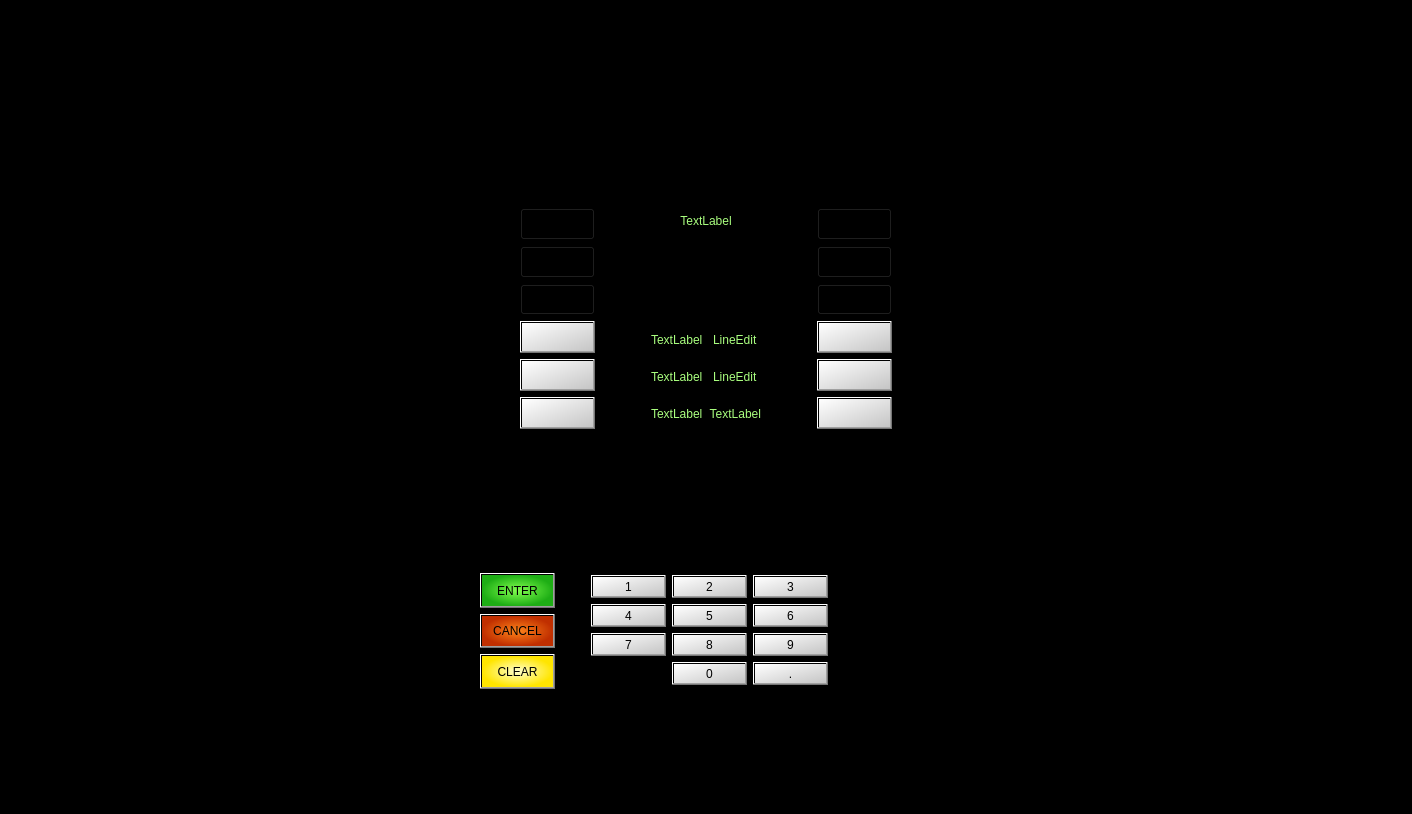
<?xml version="1.0" encoding="UTF-8"?>
<ui version="4.0">
 <class>MainWindow</class>
 <widget class="QMainWindow" name="MainWindow">
  <property name="geometry">
   <rect>
    <x>0</x>
    <y>0</y>
    <width>1412</width>
    <height>814</height>
   </rect>
  </property>
  <property name="sizePolicy">
   <sizepolicy hsizetype="Preferred" vsizetype="Preferred">
    <horstretch>0</horstretch>
    <verstretch>0</verstretch>
   </sizepolicy>
  </property>
  <property name="windowTitle">
   <string>MainWindow</string>
  </property>
  <property name="styleSheet">
   <string notr="true">background-color: rgb(0, 0, 0);</string>
  </property>
  <widget class="QWidget" name="mycentralwidget">
   <property name="sizePolicy">
    <sizepolicy hsizetype="Preferred" vsizetype="Preferred">
     <horstretch>0</horstretch>
     <verstretch>0</verstretch>
    </sizepolicy>
   </property>
   <layout class="QGridLayout" name="gridLayout_3">
    <property name="leftMargin">
     <number>135</number>
    </property>
    <property name="topMargin">
     <number>118</number>
    </property>
    <property name="rightMargin">
     <number>135</number>
    </property>
    <property name="bottomMargin">
     <number>65</number>
    </property>
    <item row="1" column="0">
     <layout class="QHBoxLayout" name="horizontalLayout">
      <property name="leftMargin">
       <number>0</number>
      </property>
      <property name="topMargin">
       <number>95</number>
      </property>
      <property name="rightMargin">
       <number>80</number>
      </property>
      <property name="bottomMargin">
       <number>60</number>
      </property>
      <item>
       <spacer name="horizontalSpacer_2">
        <property name="orientation">
         <enum>Qt::Horizontal</enum>
        </property>
        <property name="sizeHint" stdset="0">
         <size>
          <width>40</width>
          <height>20</height>
         </size>
        </property>
       </spacer>
      </item>
      <item>
       <layout class="QVBoxLayout" name="verticalLayout_2">
        <property name="topMargin">
         <number>43</number>
        </property>
        <property name="rightMargin">
         <number>30</number>
        </property>
        <item>
         <widget class="QPushButton" name="btnEnter">
          <property name="sizePolicy">
           <sizepolicy hsizetype="Fixed" vsizetype="Preferred">
            <horstretch>0</horstretch>
            <verstretch>0</verstretch>
           </sizepolicy>
          </property>
          <property name="styleSheet">
           <string notr="true">font: 12pt &quot;Segoe UI&quot;;
color: rgb(0, 0, 0);
background-color: qradialgradient(spread:pad, cx:0.5, cy:0.5, radius:0.5, fx:0.5, fy:0.5, stop:0 rgba(130, 255, 79, 255), stop:1 rgba(30, 174, 21, 255));
</string>
          </property>
          <property name="text">
           <string>ENTER</string>
          </property>
         </widget>
        </item>
        <item>
         <widget class="QPushButton" name="btnCancel">
          <property name="sizePolicy">
           <sizepolicy hsizetype="Fixed" vsizetype="Preferred">
            <horstretch>0</horstretch>
            <verstretch>0</verstretch>
           </sizepolicy>
          </property>
          <property name="styleSheet">
           <string notr="true">font: 12pt &quot;Segoe UI&quot;;
color: rgb(0, 0, 0);
background-color: qradialgradient(spread:pad, cx:0.5, cy:0.5, radius:0.5, fx:0.5, fy:0.5, stop:0 rgba(255, 132, 26, 255), stop:1 rgba(192, 47, 0, 255));</string>
          </property>
          <property name="text">
           <string>CANCEL</string>
          </property>
         </widget>
        </item>
        <item>
         <widget class="QPushButton" name="btnClear">
          <property name="sizePolicy">
           <sizepolicy hsizetype="Fixed" vsizetype="Preferred">
            <horstretch>0</horstretch>
            <verstretch>0</verstretch>
           </sizepolicy>
          </property>
          <property name="styleSheet">
           <string notr="true">font: 12pt &quot;Segoe UI&quot;;
color: rgb(0, 0, 0);
background-color: qradialgradient(spread:pad, cx:0.5, cy:0.5, radius:0.5, fx:0.5, fy:0.5, stop:0 rgba(255, 255, 206, 255), stop:1 rgba(255, 229, 0, 255));
</string>
          </property>
          <property name="text">
           <string>CLEAR</string>
          </property>
         </widget>
        </item>
       </layout>
      </item>
      <item>
       <layout class="QGridLayout" name="gridLayout">
        <property name="topMargin">
         <number>45</number>
        </property>
        <property name="rightMargin">
         <number>25</number>
        </property>
        <property name="bottomMargin">
         <number>4</number>
        </property>
        <item row="1" column="2">
         <widget class="QPushButton" name="btn_num6">
          <property name="sizePolicy">
           <sizepolicy hsizetype="Fixed" vsizetype="Preferred">
            <horstretch>0</horstretch>
            <verstretch>0</verstretch>
           </sizepolicy>
          </property>
          <property name="styleSheet">
           <string notr="true">font: 16pt &quot;Segoe UI&quot;;
color: rgb(0, 0, 0);
background-color: qlineargradient(spread:pad, x1:0, y1:0, x2:1, y2:1, stop:0 rgba(255, 255, 255, 255), stop:1 rgba(197, 197, 197, 255));</string>
          </property>
          <property name="text">
           <string>6</string>
          </property>
         </widget>
        </item>
        <item row="2" column="2">
         <widget class="QPushButton" name="btn_num9">
          <property name="sizePolicy">
           <sizepolicy hsizetype="Fixed" vsizetype="Preferred">
            <horstretch>0</horstretch>
            <verstretch>0</verstretch>
           </sizepolicy>
          </property>
          <property name="styleSheet">
           <string notr="true">font: 16pt &quot;Segoe UI&quot;;
color: rgb(0, 0, 0);
background-color: qlineargradient(spread:pad, x1:0, y1:0, x2:1, y2:1, stop:0 rgba(255, 255, 255, 255), stop:1 rgba(197, 197, 197, 255));</string>
          </property>
          <property name="text">
           <string>9</string>
          </property>
         </widget>
        </item>
        <item row="2" column="0">
         <widget class="QPushButton" name="btn_num7">
          <property name="sizePolicy">
           <sizepolicy hsizetype="Fixed" vsizetype="Preferred">
            <horstretch>0</horstretch>
            <verstretch>0</verstretch>
           </sizepolicy>
          </property>
          <property name="styleSheet">
           <string notr="true">font: 16pt &quot;Segoe UI&quot;;
color: rgb(0, 0, 0);
background-color: qlineargradient(spread:pad, x1:0, y1:0, x2:1, y2:1, stop:0 rgba(255, 255, 255, 255), stop:1 rgba(197, 197, 197, 255));</string>
          </property>
          <property name="text">
           <string>7</string>
          </property>
         </widget>
        </item>
        <item row="1" column="0">
         <widget class="QPushButton" name="btn_num4">
          <property name="sizePolicy">
           <sizepolicy hsizetype="Fixed" vsizetype="Preferred">
            <horstretch>0</horstretch>
            <verstretch>0</verstretch>
           </sizepolicy>
          </property>
          <property name="styleSheet">
           <string notr="true">font: 16pt &quot;Segoe UI&quot;;
color: rgb(0, 0, 0);
background-color: qlineargradient(spread:pad, x1:0, y1:0, x2:1, y2:1, stop:0 rgba(255, 255, 255, 255), stop:1 rgba(197, 197, 197, 255));</string>
          </property>
          <property name="text">
           <string>4</string>
          </property>
         </widget>
        </item>
        <item row="2" column="1">
         <widget class="QPushButton" name="btn_num8">
          <property name="sizePolicy">
           <sizepolicy hsizetype="Fixed" vsizetype="Preferred">
            <horstretch>0</horstretch>
            <verstretch>0</verstretch>
           </sizepolicy>
          </property>
          <property name="styleSheet">
           <string notr="true">font: 16pt &quot;Segoe UI&quot;;
color: rgb(0, 0, 0);
background-color: qlineargradient(spread:pad, x1:0, y1:0, x2:1, y2:1, stop:0 rgba(255, 255, 255, 255), stop:1 rgba(197, 197, 197, 255));</string>
          </property>
          <property name="text">
           <string>8</string>
          </property>
         </widget>
        </item>
        <item row="3" column="1">
         <widget class="QPushButton" name="btn_num0">
          <property name="sizePolicy">
           <sizepolicy hsizetype="Fixed" vsizetype="Preferred">
            <horstretch>0</horstretch>
            <verstretch>0</verstretch>
           </sizepolicy>
          </property>
          <property name="styleSheet">
           <string notr="true">font: 16pt &quot;Segoe UI&quot;;
color: rgb(0, 0, 0);
background-color: qlineargradient(spread:pad, x1:0, y1:0, x2:1, y2:1, stop:0 rgba(255, 255, 255, 255), stop:1 rgba(197, 197, 197, 255));</string>
          </property>
          <property name="text">
           <string>0</string>
          </property>
         </widget>
        </item>
        <item row="0" column="1">
         <widget class="QPushButton" name="btn_num2">
          <property name="sizePolicy">
           <sizepolicy hsizetype="Fixed" vsizetype="Preferred">
            <horstretch>0</horstretch>
            <verstretch>0</verstretch>
           </sizepolicy>
          </property>
          <property name="styleSheet">
           <string notr="true">font: 16pt &quot;Segoe UI&quot;;
color: rgb(0, 0, 0);
background-color: qlineargradient(spread:pad, x1:0, y1:0, x2:1, y2:1, stop:0 rgba(255, 255, 255, 255), stop:1 rgba(197, 197, 197, 255));</string>
          </property>
          <property name="text">
           <string>2</string>
          </property>
         </widget>
        </item>
        <item row="0" column="0">
         <widget class="QPushButton" name="btn_num1">
          <property name="sizePolicy">
           <sizepolicy hsizetype="Fixed" vsizetype="Preferred">
            <horstretch>0</horstretch>
            <verstretch>0</verstretch>
           </sizepolicy>
          </property>
          <property name="mouseTracking">
           <bool>false</bool>
          </property>
          <property name="styleSheet">
           <string notr="true">font: 16pt &quot;Segoe UI&quot;;
color: rgb(0, 0, 0);
background-color: qlineargradient(spread:pad, x1:0, y1:0, x2:1, y2:1, stop:0 rgba(255, 255, 255, 255), stop:1 rgba(197, 197, 197, 255));</string>
          </property>
          <property name="text">
           <string>1</string>
          </property>
         </widget>
        </item>
        <item row="1" column="1">
         <widget class="QPushButton" name="btn_num5">
          <property name="sizePolicy">
           <sizepolicy hsizetype="Fixed" vsizetype="Preferred">
            <horstretch>0</horstretch>
            <verstretch>0</verstretch>
           </sizepolicy>
          </property>
          <property name="styleSheet">
           <string notr="true">font: 16pt &quot;Segoe UI&quot;;
color: rgb(0, 0, 0);
background-color: qlineargradient(spread:pad, x1:0, y1:0, x2:1, y2:1, stop:0 rgba(255, 255, 255, 255), stop:1 rgba(197, 197, 197, 255));</string>
          </property>
          <property name="text">
           <string>5</string>
          </property>
         </widget>
        </item>
        <item row="0" column="2">
         <widget class="QPushButton" name="btn_num3">
          <property name="sizePolicy">
           <sizepolicy hsizetype="Fixed" vsizetype="Preferred">
            <horstretch>0</horstretch>
            <verstretch>0</verstretch>
           </sizepolicy>
          </property>
          <property name="styleSheet">
           <string notr="true">font: 16pt &quot;Segoe UI&quot;;
color: rgb(0, 0, 0);
background-color: qlineargradient(spread:pad, x1:0, y1:0, x2:1, y2:1, stop:0 rgba(255, 255, 255, 255), stop:1 rgba(197, 197, 197, 255));</string>
          </property>
          <property name="text">
           <string>3</string>
          </property>
         </widget>
        </item>
        <item row="3" column="2">
         <widget class="QPushButton" name="btn_numDOT">
          <property name="sizePolicy">
           <sizepolicy hsizetype="Fixed" vsizetype="Preferred">
            <horstretch>0</horstretch>
            <verstretch>0</verstretch>
           </sizepolicy>
          </property>
          <property name="styleSheet">
           <string notr="true">font: 16pt &quot;Segoe UI&quot;;
color: rgb(0, 0, 0);
background-color: qlineargradient(spread:pad, x1:0, y1:0, x2:1, y2:1, stop:0 rgba(255, 255, 255, 255), stop:1 rgba(197, 197, 197, 255));</string>
          </property>
          <property name="text">
           <string>.</string>
          </property>
         </widget>
        </item>
       </layout>
      </item>
      <item>
       <spacer name="horizontalSpacer">
        <property name="orientation">
         <enum>Qt::Horizontal</enum>
        </property>
        <property name="sizeHint" stdset="0">
         <size>
          <width>40</width>
          <height>20</height>
         </size>
        </property>
       </spacer>
      </item>
     </layout>
    </item>
    <item row="0" column="0">
     <layout class="QHBoxLayout" name="horizontalLayout_2" stretch="0,0,1,0,0">
      <property name="leftMargin">
       <number>350</number>
      </property>
      <property name="rightMargin">
       <number>350</number>
      </property>
      <item>
       <spacer name="horizontalSpacer_3">
        <property name="orientation">
         <enum>Qt::Horizontal</enum>
        </property>
        <property name="sizeHint" stdset="0">
         <size>
          <width>40</width>
          <height>20</height>
         </size>
        </property>
       </spacer>
      </item>
      <item>
       <layout class="QVBoxLayout" name="verticalLayout_3">
        <property name="topMargin">
         <number>90</number>
        </property>
        <item>
         <widget class="QPushButton" name="pushButton_25">
          <property name="sizePolicy">
           <sizepolicy hsizetype="Minimum" vsizetype="Preferred">
            <horstretch>0</horstretch>
            <verstretch>0</verstretch>
           </sizepolicy>
          </property>
          <property name="styleSheet">
           <string notr="true">background-color: transparent;</string>
          </property>
          <property name="text">
           <string/>
          </property>
         </widget>
        </item>
        <item>
         <widget class="QPushButton" name="pushButton_23">
          <property name="sizePolicy">
           <sizepolicy hsizetype="Minimum" vsizetype="Preferred">
            <horstretch>0</horstretch>
            <verstretch>0</verstretch>
           </sizepolicy>
          </property>
          <property name="styleSheet">
           <string notr="true">background-color: transparent;</string>
          </property>
          <property name="text">
           <string/>
          </property>
         </widget>
        </item>
        <item>
         <widget class="QPushButton" name="pushButton_22">
          <property name="sizePolicy">
           <sizepolicy hsizetype="Minimum" vsizetype="Preferred">
            <horstretch>0</horstretch>
            <verstretch>0</verstretch>
           </sizepolicy>
          </property>
          <property name="styleSheet">
           <string notr="true">background-color: transparent;</string>
          </property>
          <property name="text">
           <string/>
          </property>
         </widget>
        </item>
        <item>
         <widget class="QPushButton" name="btn_left1">
          <property name="sizePolicy">
           <sizepolicy hsizetype="Minimum" vsizetype="Preferred">
            <horstretch>0</horstretch>
            <verstretch>0</verstretch>
           </sizepolicy>
          </property>
          <property name="styleSheet">
           <string notr="true">background-color: qlineargradient(spread:pad, x1:0, y1:0, x2:1, y2:1, stop:0 rgba(255, 255, 255, 255), stop:1 rgba(197, 197, 197, 255));
color: transparent;</string>
          </property>
          <property name="text">
           <string>PushButton</string>
          </property>
         </widget>
        </item>
        <item>
         <widget class="QPushButton" name="btn_left2">
          <property name="sizePolicy">
           <sizepolicy hsizetype="Minimum" vsizetype="Preferred">
            <horstretch>0</horstretch>
            <verstretch>0</verstretch>
           </sizepolicy>
          </property>
          <property name="styleSheet">
           <string notr="true">background-color: qlineargradient(spread:pad, x1:0, y1:0, x2:1, y2:1, stop:0 rgba(255, 255, 255, 255), stop:1 rgba(197, 197, 197, 255));
color: transparent;</string>
          </property>
          <property name="text">
           <string>PushButton</string>
          </property>
         </widget>
        </item>
        <item>
         <widget class="QPushButton" name="btn_left3">
          <property name="sizePolicy">
           <sizepolicy hsizetype="Minimum" vsizetype="Preferred">
            <horstretch>0</horstretch>
            <verstretch>0</verstretch>
           </sizepolicy>
          </property>
          <property name="styleSheet">
           <string notr="true">background-color: qlineargradient(spread:pad, x1:0, y1:0, x2:1, y2:1, stop:0 rgba(255, 255, 255, 255), stop:1 rgba(197, 197, 197, 255));
color: transparent;</string>
          </property>
          <property name="text">
           <string>PushButton</string>
          </property>
         </widget>
        </item>
       </layout>
      </item>
      <item>
       <layout class="QVBoxLayout" name="verticalLayout_4">
        <property name="leftMargin">
         <number>50</number>
        </property>
        <property name="topMargin">
         <number>35</number>
        </property>
        <property name="rightMargin">
         <number>50</number>
        </property>
        <item>
         <widget class="QLabel" name="label_top">
          <property name="styleSheet">
           <string notr="true">background-color: black;
color: rgb(170, 255, 127);
font: 16pt &quot;Segoe UI&quot;;</string>
          </property>
          <property name="text">
           <string>TextLabel</string>
          </property>
          <property name="alignment">
           <set>Qt::AlignCenter</set>
          </property>
         </widget>
        </item>
        <item>
         <layout class="QGridLayout" name="gridLayout_2">
          <property name="topMargin">
           <number>30</number>
          </property>
          <item row="0" column="0">
           <widget class="QLabel" name="label_left1">
            <property name="styleSheet">
             <string notr="true">background-color: black;
color: rgb(170, 255, 127);
font: 14pt &quot;Segoe UI&quot;;</string>
            </property>
            <property name="text">
             <string>TextLabel</string>
            </property>
           </widget>
          </item>
          <item row="2" column="0">
           <widget class="QLabel" name="label_left3">
            <property name="styleSheet">
             <string notr="true">background-color: black;
color: rgb(170, 255, 127);
font: 14pt &quot;Segoe UI&quot;;</string>
            </property>
            <property name="text">
             <string>TextLabel</string>
            </property>
           </widget>
          </item>
          <item row="1" column="0">
           <widget class="QLabel" name="label_left2">
            <property name="styleSheet">
             <string notr="true">background-color: black;
color: rgb(170, 255, 127);
font: 14pt &quot;Segoe UI&quot;;</string>
            </property>
            <property name="text">
             <string>TextLabel</string>
            </property>
           </widget>
          </item>
          <item row="1" column="1">
           <widget class="QLineEdit" name="txt_right2">
            <property name="sizePolicy">
             <sizepolicy hsizetype="Preferred" vsizetype="Preferred">
              <horstretch>0</horstretch>
              <verstretch>0</verstretch>
             </sizepolicy>
            </property>
            <property name="styleSheet">
             <string>background-color: black;
color: rgb(170, 255, 127);
font: 14pt &quot;Segoe UI&quot;;</string>
            </property>
            <property name="text">
             <string>LineEdit</string>
            </property>
            <property name="frame">
             <bool>false</bool>
            </property>
            <property name="alignment">
             <set>Qt::AlignRight|Qt::AlignTrailing|Qt::AlignVCenter</set>
            </property>
           </widget>
          </item>
          <item row="0" column="1">
           <widget class="QLineEdit" name="txt_right1">
            <property name="sizePolicy">
             <sizepolicy hsizetype="Preferred" vsizetype="Preferred">
              <horstretch>0</horstretch>
              <verstretch>0</verstretch>
             </sizepolicy>
            </property>
            <property name="styleSheet">
             <string>background-color: black;
color: rgb(170, 255, 127);
font: 14pt &quot;Segoe UI&quot;;</string>
            </property>
            <property name="text">
             <string>LineEdit</string>
            </property>
            <property name="frame">
             <bool>false</bool>
            </property>
            <property name="alignment">
             <set>Qt::AlignRight|Qt::AlignTrailing|Qt::AlignVCenter</set>
            </property>
           </widget>
          </item>
          <item row="2" column="1">
           <widget class="QLabel" name="label_right3">
            <property name="styleSheet">
             <string notr="true">background-color: black;
color: rgb(170, 255, 127);
font: 14pt &quot;Segoe UI&quot;;</string>
            </property>
            <property name="text">
             <string>TextLabel</string>
            </property>
            <property name="alignment">
             <set>Qt::AlignRight|Qt::AlignTrailing|Qt::AlignVCenter</set>
            </property>
           </widget>
          </item>
         </layout>
        </item>
       </layout>
      </item>
      <item>
       <layout class="QVBoxLayout" name="verticalLayout">
        <property name="topMargin">
         <number>90</number>
        </property>
        <item>
         <widget class="QPushButton" name="pushButton_26">
          <property name="sizePolicy">
           <sizepolicy hsizetype="Minimum" vsizetype="Preferred">
            <horstretch>0</horstretch>
            <verstretch>0</verstretch>
           </sizepolicy>
          </property>
          <property name="styleSheet">
           <string notr="true">background-color: transparent;</string>
          </property>
          <property name="text">
           <string/>
          </property>
         </widget>
        </item>
        <item>
         <widget class="QPushButton" name="pushButton_24">
          <property name="sizePolicy">
           <sizepolicy hsizetype="Minimum" vsizetype="Preferred">
            <horstretch>0</horstretch>
            <verstretch>0</verstretch>
           </sizepolicy>
          </property>
          <property name="styleSheet">
           <string notr="true">background-color: transparent;</string>
          </property>
          <property name="text">
           <string/>
          </property>
         </widget>
        </item>
        <item>
         <widget class="QPushButton" name="pushButton_21">
          <property name="sizePolicy">
           <sizepolicy hsizetype="Minimum" vsizetype="Preferred">
            <horstretch>0</horstretch>
            <verstretch>0</verstretch>
           </sizepolicy>
          </property>
          <property name="styleSheet">
           <string notr="true">background-color: transparent;</string>
          </property>
          <property name="text">
           <string/>
          </property>
         </widget>
        </item>
        <item>
         <widget class="QPushButton" name="btn_right1">
          <property name="sizePolicy">
           <sizepolicy hsizetype="Minimum" vsizetype="Preferred">
            <horstretch>0</horstretch>
            <verstretch>0</verstretch>
           </sizepolicy>
          </property>
          <property name="styleSheet">
           <string notr="true">background-color: qlineargradient(spread:pad, x1:0, y1:0, x2:1, y2:1, stop:0 rgba(255, 255, 255, 255), stop:1 rgba(197, 197, 197, 255));
color: transparent;</string>
          </property>
          <property name="text">
           <string>PushButton</string>
          </property>
         </widget>
        </item>
        <item>
         <widget class="QPushButton" name="btn_right2">
          <property name="sizePolicy">
           <sizepolicy hsizetype="Minimum" vsizetype="Preferred">
            <horstretch>0</horstretch>
            <verstretch>0</verstretch>
           </sizepolicy>
          </property>
          <property name="styleSheet">
           <string notr="true">background-color: qlineargradient(spread:pad, x1:0, y1:0, x2:1, y2:1, stop:0 rgba(255, 255, 255, 255), stop:1 rgba(197, 197, 197, 255));
color: transparent;</string>
          </property>
          <property name="text">
           <string>PushButton</string>
          </property>
         </widget>
        </item>
        <item>
         <widget class="QPushButton" name="btn_right3">
          <property name="sizePolicy">
           <sizepolicy hsizetype="Minimum" vsizetype="Preferred">
            <horstretch>0</horstretch>
            <verstretch>0</verstretch>
           </sizepolicy>
          </property>
          <property name="styleSheet">
           <string notr="true">background-color: qlineargradient(spread:pad, x1:0, y1:0, x2:1, y2:1, stop:0 rgba(255, 255, 255, 255), stop:1 rgba(197, 197, 197, 255));
color: transparent;</string>
          </property>
          <property name="text">
           <string>PushButton</string>
          </property>
         </widget>
        </item>
       </layout>
      </item>
      <item>
       <spacer name="horizontalSpacer_4">
        <property name="orientation">
         <enum>Qt::Horizontal</enum>
        </property>
        <property name="sizeHint" stdset="0">
         <size>
          <width>40</width>
          <height>20</height>
         </size>
        </property>
       </spacer>
      </item>
     </layout>
    </item>
   </layout>
  </widget>
 </widget>
 <resources/>
 <connections/>
</ui>
